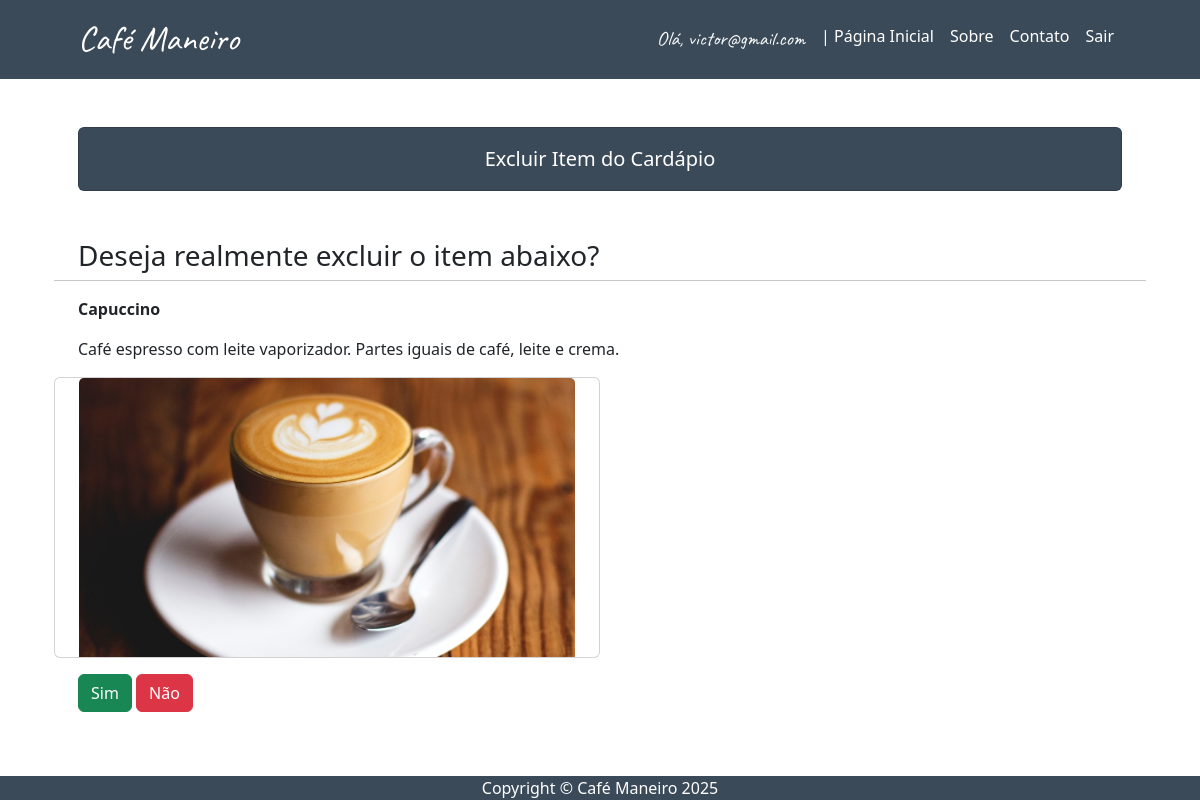
The page /excluir_verificacao/1/ (signed in) on the database its author committed.
### usuarios/models.py (models this page shows, shortened)
class ItemCardapio(models.Model):
    titulo = models.CharField(max_length=100)
    descricao = models.TextField()
    valor = models.DecimalField(max_digits=6, decimal_places=2)
    foto = models.ImageField(upload_to='cardapio/')

### usuarios/views.py (the view)
# urls.py: path("excluir_verificacao/<int:pk>/", views.excluir_verificacao, name="excluir_verificacao"),
def excluir_verificacao(request, pk):
    if not request.user.is_authenticated:
        return render(request, 'usuarios/login.html', {'erro': 'Você precisa estar logado para acessar essa página.'})
    elif request.user.is_authenticated:
        item = ItemCardapio.objects.get(pk=pk)
        return render(request, 'usuarios/excluir.html', {'item': item})

### usuarios/templates/usuarios/excluir.html (shortened to what this page needs)
{% extends 'usuarios/base.html' %}
{% load static %}
{% block titulo %}Excluir Item do Cardápio{% endblock %}
{% block conteudo %}
<h3>Deseja realmente excluir o item abaixo?</h3>
<hr>
<p><strong>{{ item.titulo }}</strong></p>
<p>{{ item.descricao }}</p>
<div class="card h-100 w-50">
    {% if item.foto %}
            <img src="{{ item.foto.url }}" class="card-img-top" alt="{{ item.titulo }}" style="width: 100%; height: 100%; object-fit: cover;">
            {% else %}
            <img src="{% static 'img/default.png' %}" class="card-img-top" alt="Sem imagem" style="width: 100%; height: 100%; object-fit: cover;">
            {% endif %}
</div>
<div class="mt-3">
    <a href="{% url 'excluir' item.pk %}" class="btn btn-success">Sim</a>
    <a href="{% url 'alterar' %}" class="btn btn-danger">Não</a>
</div>
{% endblock %}

### usuarios/templates/usuarios/base.html (shortened to what this page needs)
{% load static %}
<!DOCTYPE html>
<html lang="pt-br">
<head>
    <link href="{% static 'css/bootstrap.min.css' %}" rel="stylesheet">
    <link href="https://cdn.jsdelivr.net/npm/bootstrap-icons@1.11.3/font/bootstrap-icons.css" rel="stylesheet">
</head>
<body>
        {% block navbar %}
        <nav class="navbar navbar-expand-lg" style="color: white !important; background-color: #3a4a58;">
            <div class="container px-5">
                <a class="navbar-brand text-white" href="{% url 'home' %}" style="font-family: Caveat, sans serif; font-size: 35px;">Café Maneiro</a>
                <div class="collapse navbar-collapse" id="navbarSupportedContent">
                    <ul class="navbar-nav ms-auto mb-2 mb-lg-0">
                        {% if user.is_authenticated %}
                        <li class="nav-item" style="font-family: Caveat, sans serif; font-size: 20px;">
                            <span class="nav-link disabled text-light">Olá, {{ user.email }}</span>
                        </li>
                        {% endif %}
                        <li class="nav-item"><a class="nav-link text-white" href="{% url 'home' %}">| Página Inicial</a></li>
                        <li class="nav-item"><a class="nav-link text-white" href="{% url 'sobre' %}">Sobre</a></li>
                        <li class="nav-item"><a class="nav-link text-white" href="{% url 'contato' %}">Contato</a></li>
                        <li class="nav-item"><a class="nav-link text-white" href="{% url 'logout' %}">Sair</a></li>
                    </ul>
                </div>
            </div>
        </nav>
        {% endblock %}
        <div class="container px-4 px-lg-5">
            <div class="card my-5 py-* text-center" style="background-color: #3a4a58;">
                <div class="card-body">
                    <p class="text-white m-0" style="font-size: 20px;">
                        {% block titulo %} Bem-vindo ao administrador de cardápio da Café Maneiro.<br> <br>Bom Café! {% endblock %}
                    </p>
                </div>
            </div>
            <div class="row gx-4 gx-lg-5">
                {% block conteudo %}{% endblock %}
            </div>
        </div>
        <footer class="fixed-bottom" style="background-color: #3a4a58;">
            <div class="container px-4 px-lg-5"><p class="m-0 text-center text-white">Copyright &copy; Café Maneiro 2025</p></div>
        </footer>
</body>
</html>

### rows shown on the page
ItemCardapio: titulo "Capuccino", descricao "Café espresso com leite vaporizador. Partes iguais de café, leite e crema.", foto (picture)

### other values the page prints
{{ user.email }} "victor@gmail.com"
